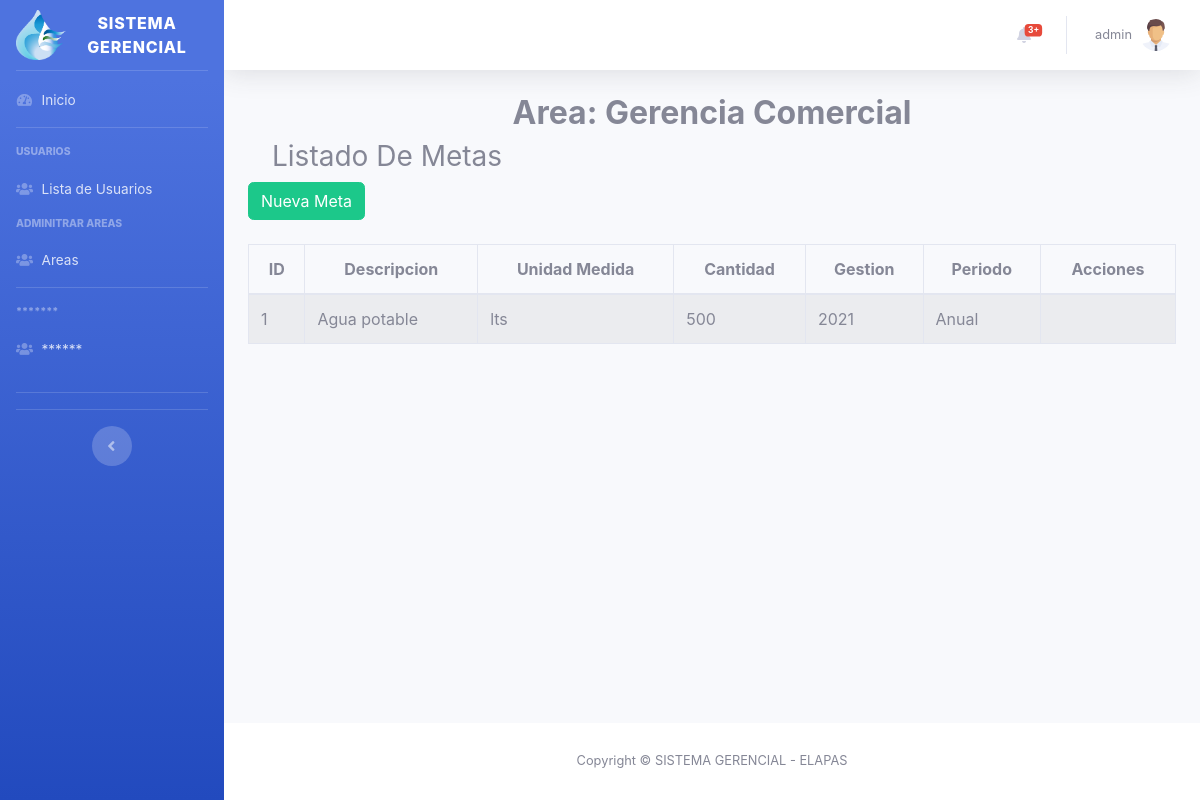
/dashboard/metas.php?id_area=1 (signed in), run on the app's committed database.
### tables this page shows
CREATE TABLE `meta` (
  `id_meta` int(11) NOT NULL,
  `descripcion` varchar(100) DEFAULT NULL,
  `unidad_medida` varchar(30) NOT NULL,
  `cantidad` varchar(50) NOT NULL,
  `gestion` varchar(4) NOT NULL,
  `periodo_meta` varchar(30) DEFAULT NULL,
  `estado_meta` int(2) DEFAULT NULL,
  `id_area` int(11) NOT NULL
);

### dashboard/metas.php (the view, shortened to what this page needs)
<?php require_once "paginas/parte_superior.php"?>
<?php
$id_area = $_GET['id_area'];
$consulta_area = "SELECT nombre_area FROM area Where id_area='$id_area'";
$resultado_area = $conexion->prepare($consulta_area);
$resultado_area->execute();
$datos_area = $resultado_area->fetchAll(PDO::FETCH_COLUMN);
$consulta = "SELECT id_meta, descripcion, unidad_medida, cantidad, gestion, periodo_meta FROM meta Where id_area='$id_area'";
$resultado = $conexion->prepare($consulta);
$resultado->execute();
$data = $resultado->fetchAll(PDO::FETCH_ASSOC);
?>
<h2 class="d-flex justify-content-center"><b>Area: <?php echo $datos_area[0];?></b></h2>
<h3 class="ml-5">Listado De Metas</h3>
<div class="container">
        <div class="row">
            <div class="col-lg-12">
            <button id="btnnueva_meta" type="button" class="btn btn-success" data-toggle="modal">Nueva Meta</button>
            </div>
        </div>
</div>
<br>
<div class="container">
    <div class="row">
        <div class="col-lg-12">
            <div class="table-responsive">
                <table id="tabla_meta" class="table table-striped table-bordered table-condensed" style="width:100%">
                <thead class="text-center">
                    <tr>
                        <th>ID</th>
                        <th>Descripcion</th>
                        <th>Unidad Medida</th>
                        <th>Cantidad</th>
                        <th>Gestion</th>
                        <th>Periodo</th>
                        <th>Acciones</th>
                    </tr>
                </thead>
                <tbody>
                    <?php
                    foreach($data as $dat) {
                    ?>
                    <tr>
                        <td><?php echo $dat['id_meta'] ?></td>
                        <td><?php echo $dat['descripcion'] ?></td>
                        <td><?php echo $dat['unidad_medida'] ?></td>
                        <td><?php echo $dat['cantidad'] ?></td>
                        <td><?php echo $dat['gestion'] ?></td>
                        <td><?php echo $dat['periodo_meta'] ?></td>
                        <td></td>
                    </tr>
                    <?php
                        }
                    ?>
                </tbody>
                </table>
            </div>
        </div>
    </div>
</div>
<?php require_once "paginas/parte_inferior.php"?>

### data on the page
meta: id_meta "1", descripcion "Agua potable", unidad_medida "lts", cantidad "500", gestion "2021", periodo_meta "Anual"

### other printed values
$_SESSION["s_usuario"] "admin"
$datos_area[0] "Gerencia Comercial"
